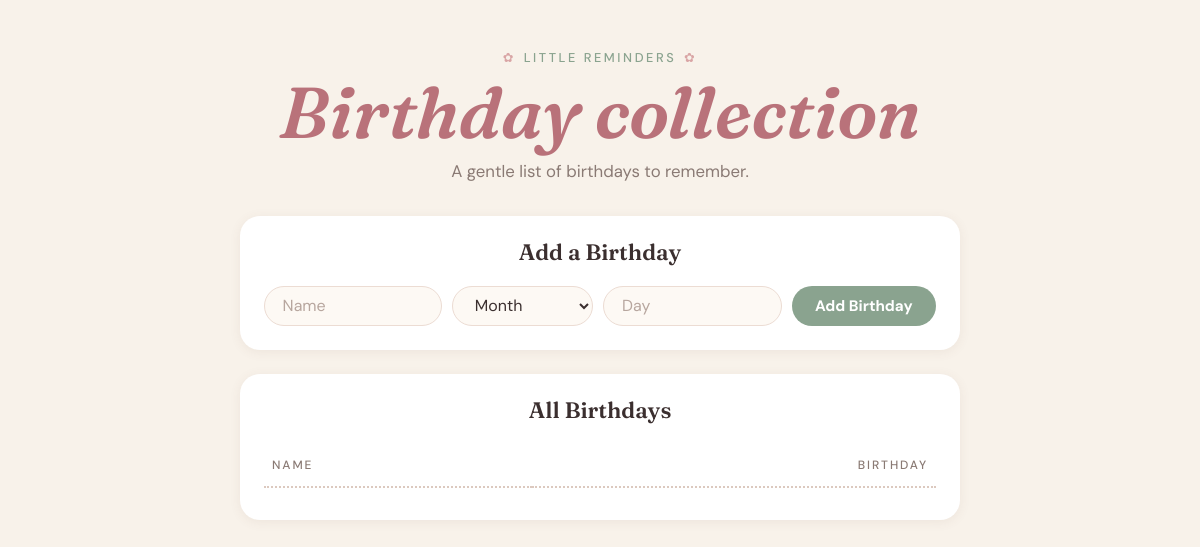
Before: / with the older database file.
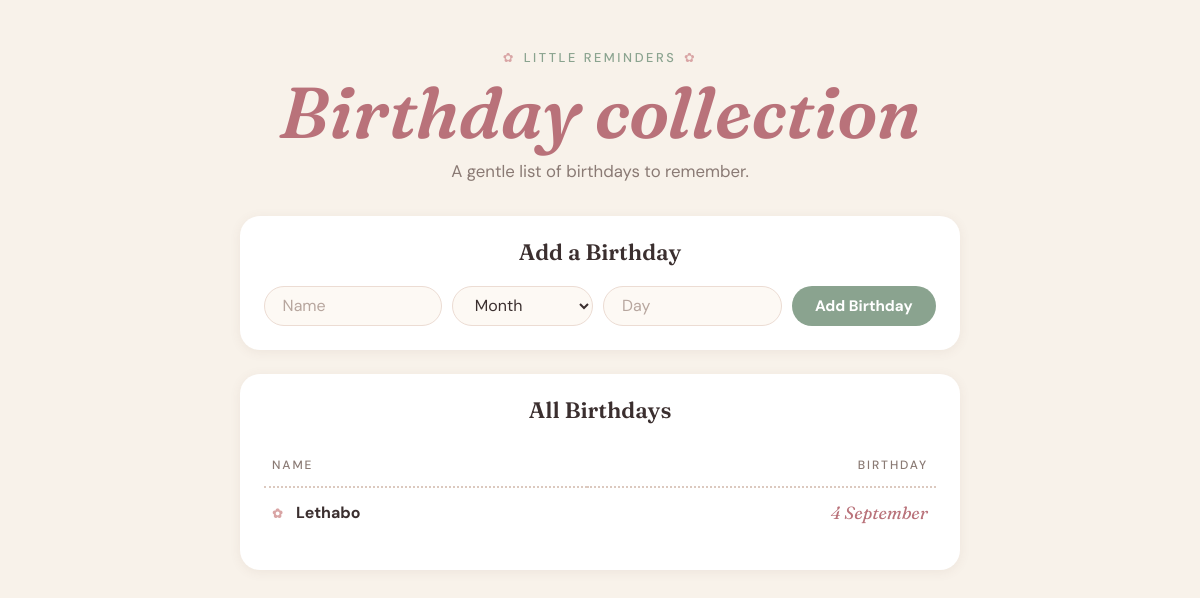
After: the same page with the newer database file.
### tables this page shows
CREATE TABLE birthdays (
            id INTEGER PRIMARY KEY AUTOINCREMENT,
            name TEXT NOT NULL,
            month INTEGER NOT NULL,
            day INTEGER NOT NULL
        );

### app.py (the view, shortened to what this page needs)
@app.route("/", methods=["GET", "POST"])
def index():
    connection = get_db_connection()
    rows = connection.execute(
        "SELECT * FROM birthdays"
    ).fetchall()
    connection.close()
    return render_template("index.html", rows=rows)

### app.py (called while the page is built)
def get_db_connection():
    connection = sqlite3.connect("birthdays.db")
    connection.row_factory = sqlite3.Row
    return connection

@app.after_request
def after_request(response):
    response.headers["Cache-Control"] = "no-cache, no-store, must-revalidate"
    response.headers["Expires"] = "0"
    response.headers["Pragma"] = "no-cache"
    return response

### templates/index.html (shortened to what this page needs)
<!DOCTYPE html>
<html lang="en">
    <head>
        <link href="/static/styles.css" rel="stylesheet">
    </head>
    <body>
        <div class="header">
            <p class="kicker">Little reminders</p>
            <h1>Birthday collection</h1>
            <p class="deck">A gentle list of birthdays to remember.</p>
        </div>
        <div class="container">
            <div class="section">
<h2>Add a Birthday</h2>
<form action="/" method="post">
    <input name="name" placeholder="Name" type="text" required>
    <select name="month" required>
        <option value="" disabled selected>Month</option>
    </select>
    <input name="day" placeholder="Day" type="number" min="1" max="31" required>
    <input type="submit" value="Add Birthday">
</form>
            </div>
            <div class="section">
                <h2>All Birthdays</h2>
                <table>
                    <thead>
                        <tr>
                            <th>Name</th>
                            <th>Birthday</th>
                        </tr>
                    </thead>
                    <tbody>
                         {% for row in rows%}
                            <tr>
                                <td> {{row.name}}</td>
                               <td>{{ row.day }} {{ ["", "January", "February", "March", "April", "May", "June", "July", "August", "September", "October", "November", "December"][row.month] }}</td>
                            </tr>
                         {% endfor %}
                    </tbody>
                </table>
            </div>
        </div>
    </body>
</html>

Changed rows visible on the page:
added birthdays: name "Lethabo", day "4", month "September"
